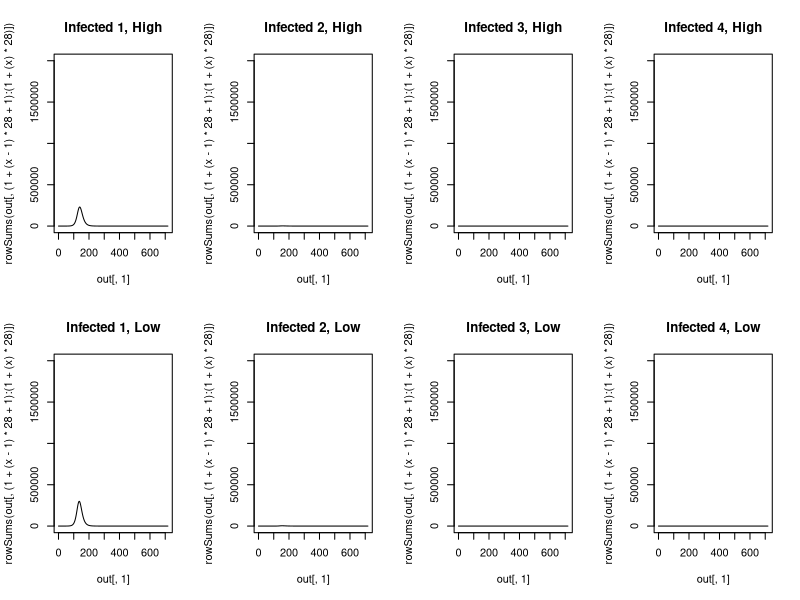
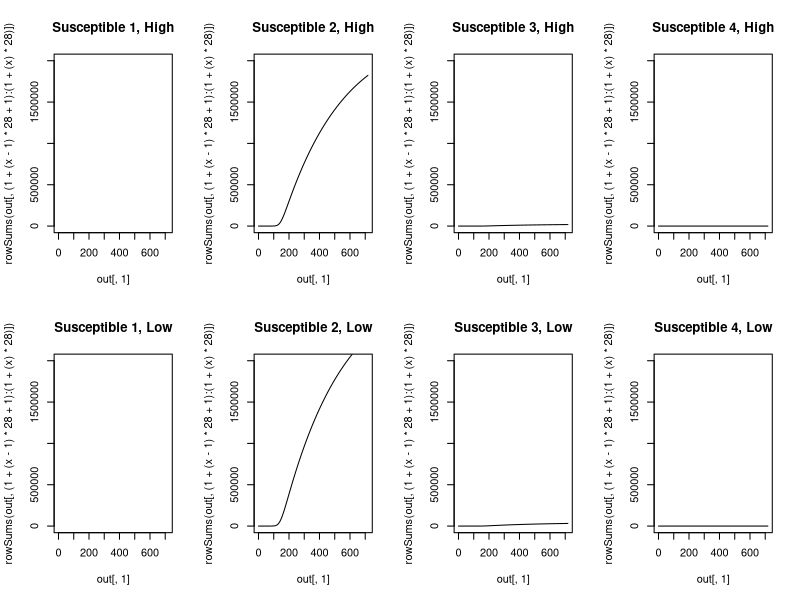
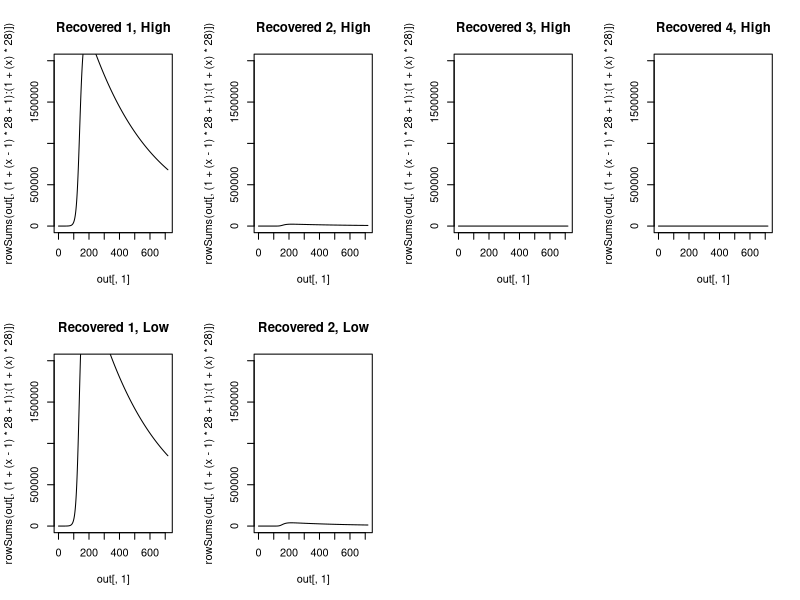

These charts were generated, in order, by the following R code: (Note: this script raises an error after producing the figures.)
############################
#CRC info
############################
args = commandArgs(TRUE)
input = as.numeric(args[1])
vac.vec = seq(from = 0, to = 1, by = .2)
vac = vac.vec[input]

library(deSolve)

############################
#Initial condidtions and parameters
############################
percentage_vec <- c(rep(1.8,5), rep(1.8,5), rep(1.84,5), rep(1.86,5),
                    17.2, 15, 12.7, 8.8, 5.5, 2.8, 1.3, 0.2)
percentage_vec <- percentage_vec / 100
initial_conditions <- as.data.frame(matrix(NA, nrow = 28*4, ncol = 3))
initial_conditions[,2] <- rep(1:28,4)
for(i in 1:4){
  x <- i - 1
  initial_conditions[x*(28) + (1:28),1] <- rep(i,28)
}
initial_conditions[,3] <- rep(percentage_vec,4)

susceptible_init_h <- cbind(initial_conditions[,1], initial_conditions[,2], rep(NA, 112))
susceptible_init_h[,3] <- c(initial_conditions[1:28,3] * 6 *10^6, initial_conditions[29:56,3] * 0, 
                            initial_conditions[57:84,3] * 0, initial_conditions[85:112,3] * 0)
susceptible_init_l <- cbind(initial_conditions[,1], initial_conditions[,2], rep(NA, 112))
susceptible_init_l[,3] <- c(initial_conditions[1:28,3] * 6 *10^6, initial_conditions[29:56,3] * 0, 
                            initial_conditions[57:84,3] * 0, initial_conditions[85:112,3] * 0)

infected_init_h <- cbind(initial_conditions[,1], initial_conditions[,2], rep(NA, 112))
infected_init_h[,3] <- c(initial_conditions[1:28,3] * 1, initial_conditions[29:56,3] * 0, 
                         initial_conditions[57:84,3] * 0, initial_conditions[85:112,3] * 0)
infected_init_l <- cbind(initial_conditions[,1], initial_conditions[,2], rep(NA, 112))
infected_init_l[,3] <- c(initial_conditions[1:28,3] * 1, initial_conditions[29:56,3] * 0, 
                         initial_conditions[57:84,3] * 0, initial_conditions[85:112,3] * 0)

recovered_init_h <- cbind(initial_conditions[,1], initial_conditions[,2], rep(NA, 112))
recovered_init_h[,3] <- c(initial_conditions[1:28,3] * 0, initial_conditions[29:56,3] * 0, 
                          initial_conditions[57:84,3] * 0, initial_conditions[85:112,3] * 0)
recovered_init_l <- cbind(initial_conditions[,1], initial_conditions[,2], rep(NA, 112))
recovered_init_l[,3] <- c(initial_conditions[1:28,3] * 0, initial_conditions[29:56,3] * 0, 
                          initial_conditions[57:84,3] * 0, initial_conditions[85:112,3] * 0)


susceptible_h <- function(exposure){
  x <- exposure - 1
  susceptible <- c(susceptible_init_h[(x * 28) + 1:28,3])
}
susceptible_total_h <- sum(susceptible_h(1) + susceptible_h(2) + susceptible_h(3) + susceptible_h(4))
susceptible_l <- function(exposure){
  x <- exposure - 1
  susceptible <- c(susceptible_init_l[(x * 28) + 1:28,3])
}
susceptible_total_l <- sum(susceptible_l(1) + susceptible_l(2) + susceptible_l(3) + susceptible_l(4))

infected_h <- function(exposure){
  x <- exposure - 1
  infected <- c(infected_init_h[(x * 28) + 1:28,3])
} 
infected_total_h <- sum(infected_h(1) + infected_h(2) + infected_h(3) + infected_h(4))
infected_l <- function(exposure){
  x <- exposure - 1
  infected <- c(infected_init_l[(x * 28) + 1:28,3])
} 
infected_total_l <- sum(infected_l(1) + infected_l(2) + infected_l(3) + infected_l(4))

recovered_h <- function(exposure){
  x <- exposure - 1
  recovered <- c(recovered_init_h[(x * 28) + 1:28,3])
} 
recovered_total_h <- sum(recovered_h(1) + recovered_h(2) + recovered_h(3) + recovered_h(4))
recovered_l <- function(exposure){
  x <- exposure - 1
  recovered <- c(recovered_init_l[(x * 28) + 1:28,3])
} 
recovered_total_l <- sum(recovered_l(1) + recovered_l(2) + recovered_l(3) + recovered_l(4))

population_h <- sum(susceptible_total_h + infected_total_h + recovered_total_h)
population_l <- sum(susceptible_total_l + infected_total_l + recovered_total_l)


native <- c(rep(1, 7), rep(0.86, 9), rep(0.842, 4), 0.814, 0.7676, 0.7784, rep(0.809, 5))

parms <- c(beta_h = 0.3447,
           beta_l = 0.4529,
           gamma = 1/4,
           sigma = 1/(365 * 1.2),
           mu = 19 / (1000 * 365),
           delta = c((0.013 / 365), rep(0.001 / 365, 4), rep(0, 10), rep(0.001, 5), 
                     0.002 / 365, 0.0025 / 365, 
                     0.004 / 365, 0.0085 / 365,
                     0.0175 / 365, 0.0425 / 365,
                     0.114 / 365, 0.151 / 365),
           age_window = c(rep(1, 21), rep(10, 7)),
           native = c(rep(1, 7), rep(0.86, 9), rep(0.842, 4), 0.814, 0.7676, 0.7784, rep(0.809, 5)),
           travel <- 1 - native,
           vac_h = vac,
           vac_l = vac)

############################
#MODEL
############################
model <- function(t, y, parms){
  
  beta_h <- parms[1]
  beta_l <- parms[2]
  gamma <- parms[3]
  sigma <- parms[4]
  mu <- parms[5]
  delta <- parms[6:33]
  age_window <- parms[34:61]
  native <- parms[62:89]
  travel <- parms[90:117]
  vac_h <- c(rep(0,8), ifelse((t>(365*30)), parms[118], 0), rep(0,19))
  vac_l <- c(rep(0,8), ifelse((t>(365*30)), parms[119], 0), rep(0,19))
  
  S1_h <- y[1:28]
  I1_h <- y[29:56]
  R1_h <- y[57:84]
  S2_h <- y[85:112]
  I2_h <- y[113:140]
  R2_h <- y[141:168]
  S3_h <- y[169:196]
  I3_h <- y[197:224]
  R3_h <- y[225:252]
  S4_h <- y[253:280]
  I4_h <- y[281:308]
  R4_h <- y[309:336]
  
  S1_l <- y[337:364]
  I1_l <- y[365:392]
  R1_l <- y[393:420]
  S2_l <- y[421:448]
  I2_l <- y[449:476]
  R2_l <- y[477:504]
  S3_l <- y[505:532]
  I3_l <- y[533:560]
  R3_l <- y[561:588]
  S4_l <- y[589:616]
  I4_l <- y[617:644]
  R4_l <- y[645:672]
  
  FOI <- y[673]
  FOI_h <- y[674]
  FOI_l <- y[675]
  
  infected_total_h <- sum(sum(I1_h), sum(I2_h), sum(I3_h), sum(I4_h))
  population_h <- y[1:336]
  pop_h <- sum(population_h)
  infected_total_l <- sum(sum(I1_l), sum(I2_l), sum(I3_l), sum(I4_l))
  population_l <- y[337:672]
  pop_l <- sum(population_l)
  
  effective_population_h <- population_h + rep(travel,12) * population_l
  effective_population_h <- sum(effective_population_h)
  effective_population_l <- population_l + rep(travel,12) * population_h
  effective_population_l <- sum(effective_population_l)
  
  #first infection
  dS1_h <-  
    mu * c(pop_h, rep(0,27)) +
    c(0, 1/365 / head(age_window, -1) * head(S1_h, -1)) -
    c(1/365 / head(age_window, -1) * head(S1_h, -1), 0) -
    native * S1_h * (beta_h * infected_total_h / effective_population_h) -
    travel * S1_h * (beta_l * infected_total_l / effective_population_l) -
    S1_h * delta -
    S1_h * vac_h
  dS1_l <-  
    mu * c(pop_l, rep(0,27)) +
    c(0, 1/365 / head(age_window, -1) * head(S1_l, -1)) -
    c(1/365 / head(age_window, -1) * head(S1_l, -1), 0) -
    travel * S1_l * (beta_h * infected_total_h / effective_population_h) -
    native * S1_l * (beta_l * infected_total_l / effective_population_l) -
    S1_l * delta - 
    S1_l * vac_l
  
  dI1_h <- 
    native * S1_h * (beta_h * infected_total_h / effective_population_h) +
    travel * S1_h * (beta_l * infected_total_l / effective_population_l) +
    c(0, 1/365 / head(age_window, -1) * head(I1_h, -1)) -
    c(1/365 / head(age_window, -1) * head(I1_h, -1), 0) -
    I1_h * gamma -
    I1_h * delta
  dI1_l <- 
    travel * S1_l * (beta_h * infected_total_h / effective_population_h) +
    native * S1_l * (beta_l * infected_total_l / effective_population_l) +
    c(0, 1/365 / head(age_window, -1) * head(I1_l, -1)) -
    c(1/365 / head(age_window, -1) * head(I1_l, -1), 0) -
    I1_l * gamma -
    I1_l * delta
  
  FOI <- FOI + (sum(dI1_h+dI1_l) / (sum(dS1_h+dS1_l) + 1))
  FOI_h <- FOI_h + (sum(dI1_h) / (sum(dS1_h)+1))
  FOI_l <- FOI_l + (sum(dI1_l) / (sum(dS1_l)+1))
  
  dR1_h <-
    I1_h * gamma +
    c(0, 1/365 / head(age_window, -1) * head(R1_h, -1)) -
    c(1/365 / head(age_window, -1) * head(R1_h, -1), 0) -
    R1_h * sigma -
    R1_h * delta +
    S1_h * vac_h - 
    R1_h * vac_h
  dR1_l <-
    I1_l * gamma +
    c(0, 1/365 / head(age_window, -1) * head(R1_l, -1)) -
    c(1/365 / head(age_window, -1) * head(R1_l, -1), 0) -
    R1_l * sigma -
    R1_l * delta +
    S1_l * vac_l - 
    R1_l * vac_l
  
  #second infection
  dS2_h <- 
    R1_h * sigma +
    c(0, 1/365 / head(age_window, -1) * head(S2_h, -1)) -
    c(1/365 / head(age_window, -1) * head(S2_h, -1), 0) -
    native * S2_h * (0.75 * beta_h * infected_total_h / effective_population_h) -
    travel * S2_h * (0.75 * beta_l * infected_total_l / effective_population_l) -
    S2_h * delta - 
    S2_h * vac_h
  dS2_l <- 
    R1_l * sigma +
    c(0, 1/365 / head(age_window, -1) * head(S2_l, -1)) -
    c(1/365 / head(age_window, -1) * head(S2_l, -1), 0) -
    travel * S2_l * (0.75 * beta_h * infected_total_h / effective_population_h) -
    native * S2_l * (0.75 * beta_l * infected_total_l / effective_population_l) -
    S2_l * delta - 
    S2_l * vac_l
  
  dI2_h <- 
    native * S2_h * (0.75 * beta_h * infected_total_h / effective_population_h) +
    travel * S2_h * (0.75 * beta_l * infected_total_l / effective_population_l) +
    c(0, 1/365 / head(age_window, -1) * head(I2_h, -1)) -
    c(1/365 / head(age_window, -1) * head(I2_h, -1), 0) -
    I2_h * gamma -
    I2_h * delta
  dI2_l <- 
    travel * S2_l * (0.75 * beta_h * infected_total_h / effective_population_h) +
    native * S2_l * (0.75 * beta_l * infected_total_l / effective_population_l) +
    c(0, 1/365 / head(age_window, -1) * head(I2_l, -1)) -
    c(1/365 / head(age_window, -1) * head(I2_l, -1), 0) -
    I2_l * gamma -
    I2_l * delta
  
  FOI <- FOI + (sum(dI2_h+dI2_l) / (sum(dS2_h+dS2_l) + 1))
  FOI_h <- FOI_h + (sum(dI2_h) / (sum(dS2_h)+1))
  FOI_l <- FOI_l + (sum(dI2_l) / (sum(dS2_l)+1))
  
  dR2_h <-  
    I2_h * gamma +  
    c(0, 1/365 / head(age_window, -1) * head(R2_h, -1)) -
    c(1/365 / head(age_window, -1) * head(R2_h, -1), 0) -
    R2_h * sigma -
    R2_h * delta +
    R1_h * vac_h +
    S2_h * vac_h -
    R2_h * vac_h
  dR2_l <-  
    I2_l * gamma +  
    c(0, 1/365 / head(age_window, -1) * head(R2_l, -1)) -
    c(1/365 / head(age_window, -1) * head(R2_l, -1), 0) -
    R2_l * sigma -
    R2_l * delta + 
    R1_l * vac_l +
    S2_l * vac_l -
    R2_l * vac_l
  
  #third infection
  dS3_h <- 
    R2_h * sigma + 
    c(0, 1/365 / head(age_window, -1) * head(S3_h, -1)) -
    c(1/365 / head(age_window, -1) * head(S3_h, -1), 0) -
    native * S3_h * (0.5 * beta_h * infected_total_h / effective_population_h) -
    travel * S3_h * (0.5 * beta_l * infected_total_l / effective_population_l) -
    S3_h * delta -
    S3_h * vac_h
  dS3_l <- 
    R2_l * sigma + 
    c(0, 1/365 / head(age_window, -1) * head(S3_l, -1)) -
    c(1/365 / head(age_window, -1) * head(S3_l, -1), 0) -
    travel * S3_l * (0.5 * beta_h * infected_total_h / effective_population_h) -
    native * S3_l * (0.5 * beta_l * infected_total_l / effective_population_l) -
    S3_l * delta -
    S3_l * vac_l
  
  dI3_h <- 
    native * S3_h * (0.5 * beta_h * infected_total_h / effective_population_h) +
    travel * S3_h * (0.5 * beta_l * infected_total_l / effective_population_l) +
    c(0, 1/365 / head(age_window, -1) * head(I3_h, -1)) -
    c(1/365 / head(age_window, -1) * head(I3_h, -1), 0) -
    I3_h * gamma -
    I3_h * delta
  dI3_l <- 
    travel * S3_l * (0.5 * beta_h * infected_total_h / effective_population_h) +
    native * S3_l * (0.5 * beta_l * infected_total_l / effective_population_l) +
    c(0, 1/365 / head(age_window, -1) * head(I3_l, -1)) -
    c(1/365 / head(age_window, -1) * head(I3_l, -1), 0) -
    I3_l * gamma -
    I3_l * delta
  
  FOI <- FOI + (sum(dI3_h+dI1_l) / (sum(dS3_h+dS3_l) + 1))
  FOI_h <- FOI_h + (sum(dI3_h) / (sum(dS3_h)+1))
  FOI_l <- FOI_l + (sum(dI3_l) / (sum(dS3_l)+1))
  
  dR3_h <- 
    I3_h * gamma +
    c(0, 1/365 / head(age_window, -1) * head(R3_h, -1)) -
    c(1/365 / head(age_window, -1) * head(R3_h, -1), 0) -
    R3_h * sigma -
    R3_h * delta + 
    R2_h * vac_h +
    S3_h * vac_h -
    R3_h * vac_h
  dR3_l <- 
    I3_l * gamma +
    c(0, 1/365 / head(age_window, -1) * head(R3_l, -1)) -
    c(1/365 / head(age_window, -1) * head(R3_l, -1), 0) -
    R3_l * sigma -
    R3_l * delta +
    R3_l * vac_l +
    S3_l * vac_l - 
    R3_l * vac_l
  
  #fourth infection
  dS4_h <- 
    R3_h * sigma +
    c(0, 1/365 / head(age_window, -1) * head(S4_h, -1)) -
    c(1/365 / head(age_window, -1) * head(S4_h, -1), 0) -
    native * S4_h * (0.25 * beta_h * infected_total_h / effective_population_h) -
    travel * S4_h * (0.25 * beta_l * infected_total_l / effective_population_l) -
    S4_h * delta - 
    S4_h * vac_h
  dS4_l <- 
    R3_l * sigma +
    c(0, 1/365 / head(age_window, -1) * head(S4_l, -1)) -
    c(1/365 / head(age_window, -1) * head(S4_l, -1), 0) -
    travel * S4_l * (0.25 * beta_h * infected_total_h / effective_population_h) -
    native * S4_l * (0.25 * beta_l * infected_total_l / effective_population_l) -
    S4_l * delta - 
    S4_l * vac_l
  
  dI4_h <- 
    native * S4_h * (0.25 * beta_h * infected_total_h / effective_population_h) +
    travel * S4_h * (0.25 * beta_l * infected_total_l / effective_population_l) +
    c(0, 1/365 / head(age_window, -1) * head(I4_h, -1)) -
    c(1/365 / head(age_window, -1) * head(I4_h, -1), 0) -
    I4_h * gamma -
    I4_h * delta
  dI4_l <- 
    travel * S4_l * (0.25 * beta_h * infected_total_h / effective_population_h) +
    native * S4_l * (0.25 * beta_l * infected_total_l / effective_population_l) +
    c(0, 1/365 / head(age_window, -1) * head(I4_l, -1)) -
    c(1/365 / head(age_window, -1) * head(I4_l, -1), 0) -
    I4_l * gamma -
    I4_l * delta
  
  FOI <- FOI + (sum(dI4_h+dI4_l) / (sum(dS4_h+dS4_l) + 1))
  FOI_h <- FOI_h + (sum(dI4_h) / (sum(dS4_h)+1))
  FOI_l <- FOI_l + (sum(dI4_l) / (sum(dS4_l)+1))
  
  dR4_h <- 
    I4_h * gamma +
    c(0, 1/365 / head(age_window, -1) * head(R4_h, -1)) -
    c(1/365 / head(age_window, -1) * head(R4_h, -1), 0) -
    R4_h * delta +
    R3_h * vac_h +
    S4_h * vac_h
  dR4_l <- 
    I4_l * gamma +
    c(0, 1/365 / head(age_window, -1) * head(R4_l, -1)) -
    c(1/365 / head(age_window, -1) * head(R4_l, -1), 0) -
    R4_l * delta + 
    R3_l * vac_l +
    S4_l * vac_l
  
  
  list(c(dS1_h, dI1_h, dR1_h,
         dS2_h, dI2_h, dR2_h,
         dS3_h, dI3_h, dR3_h,
         dS4_h, dI4_h, dR4_h,
         dS1_l, dI1_l, dR1_l,
         dS2_l, dI2_l, dR2_l,
         dS3_l, dI3_l, dR3_l,
         dS4_l, dI4_l, dR4_l, 
         FOI, FOI_h, FOI_l))
  
}

############################
#RUN MODEL
############################
y_init <- c(susceptible_h(1), infected_h(1), recovered_h(1),
            susceptible_h(2), infected_h(2), recovered_h(2),
            susceptible_h(3), infected_h(3), recovered_h(3),
            susceptible_h(4), infected_h(4), recovered_h(4),
            susceptible_l(1), infected_l(1), recovered_l(1),
            susceptible_l(2), infected_l(2), recovered_l(2),
            susceptible_l(3), infected_l(3), recovered_l(3),
            susceptible_l(4), infected_l(4), recovered_l(4),
            0, 0, 0)
times <- seq(from = 0, to = 365 * 50, by = .1)
out <- ode(times = times, y = y_init, func = model, parms = parms)

############################
#PROCESSING
############################
#png(filename = paste('infections_', input, '.png', sep = ''))
#par(mfrow = c(2,2))
#infected_names <- c("Infected 1", "Infected 2", "Infected 3", "Infected 4")
#for(i in 0:3){
#  x <- 2 + 3 * i
#  y <- x + 12
#  legend_y <- max(rowSums(out[,(1+(x-1)*28+1):(1+(x)*28)]))
#  {plot(out[,1],rowSums(out[,(1+(x-1)*28+1):(1+(x)*28)]),type='l', 
#        col = "red", lwd = 2, ylab = '',
#        main = infected_names[i + 1])
#    lines(out[,1],rowSums(out[,(1+(y-1)*28+1):(1+(y)*28)]),type='l', lwd = 2)
#    legend(8000, (2/3) * legend_y, legend=c("High SES", "Low SES"),
#           col=c("red", "black"), lwd = c(2,2), cex=0.8)
#  }}
#dev.off()


############################
#OUTPUT
############################
#out_last <- out[nrow(out),]
#FOI <- out[,674]
#FOI_h <- out[,675]
#FOI_l <- out[,676]
#save(out_last, file = paste('output_', input, '.RData', sep = ''))
#save(FOI, file = paste('FOI_', input, '.RData', sep = ''))
#save(FOI_h, file = paste('FOI.h_', input, '.RData', sep = ''))
#save(FOI_l, file = paste('FOI.l_', input, '.RData', sep = ''))

#plot infected
png(filename = paste('infected_', input, '.png', sep = ''))
par(mfrow = c(2,4))
infected_names <- c("Infected 1, High", "Infected 2, High", 
                    "Infected 3, High", "Infected 4, High",
                    "Infected 1, Low", "Infected 2, Low", 
                    "Infected 3, Low", "Infected 4, Low")
for(i in 0:7){
  x <- 2 + 3 * i
  plot(out[,1],rowSums(out[,(1+(x-1)*28+1):(1+(x)*28)]),type='l', 
        ylim= range(0:2e6), main = infected_names[i + 1])
}
dev.off()

#Plot susceptible
png(filename = paste('susceptible_', input, '.png', sep = ''))
par(mfrow = c(2,4))
susceptible_names <- c("Susceptible 1, High", "Susceptible 2, High", 
                       "Susceptible 3, High", "Susceptible 4, High",
                       "Susceptible 1, Low", "Susceptible 2, Low", 
                       "Susceptible 3, Low", "Susceptible 4, Low")
for(i in 0:7){
  x <- 1 + 3 * i
  plot(out[,1],rowSums(out[,(1+(x-1)*28+1):(1+(x)*28)]),type='l', 
        ylim= range(0:2e6), main = susceptible_names[i + 1])
}
dev.off()

#plot recovered
png(filename = paste('recovered_', input, '.png', sep = ''))
par(mfrow = c(2,4))
recovered_names <- c("Recovered 1, High", "Recovered 2, High", 
                     "Recovered 3, High", "Recovered 4, High",
                     "Recovered 1, Low", "Recovered 2, Low", 
                     "Recovered 3, Low", "Recovered 4, Low")
for(i in 0:7){
  x <- 3 + 3 * i
  plot(out[,1],rowSums(out[,(1+(x-1)*28+1):(1+(x)*28)]),type='l', 
        ylim= range(0:2e6), col = "black", main = recovered_names [i + 1])
}
dev.off()
